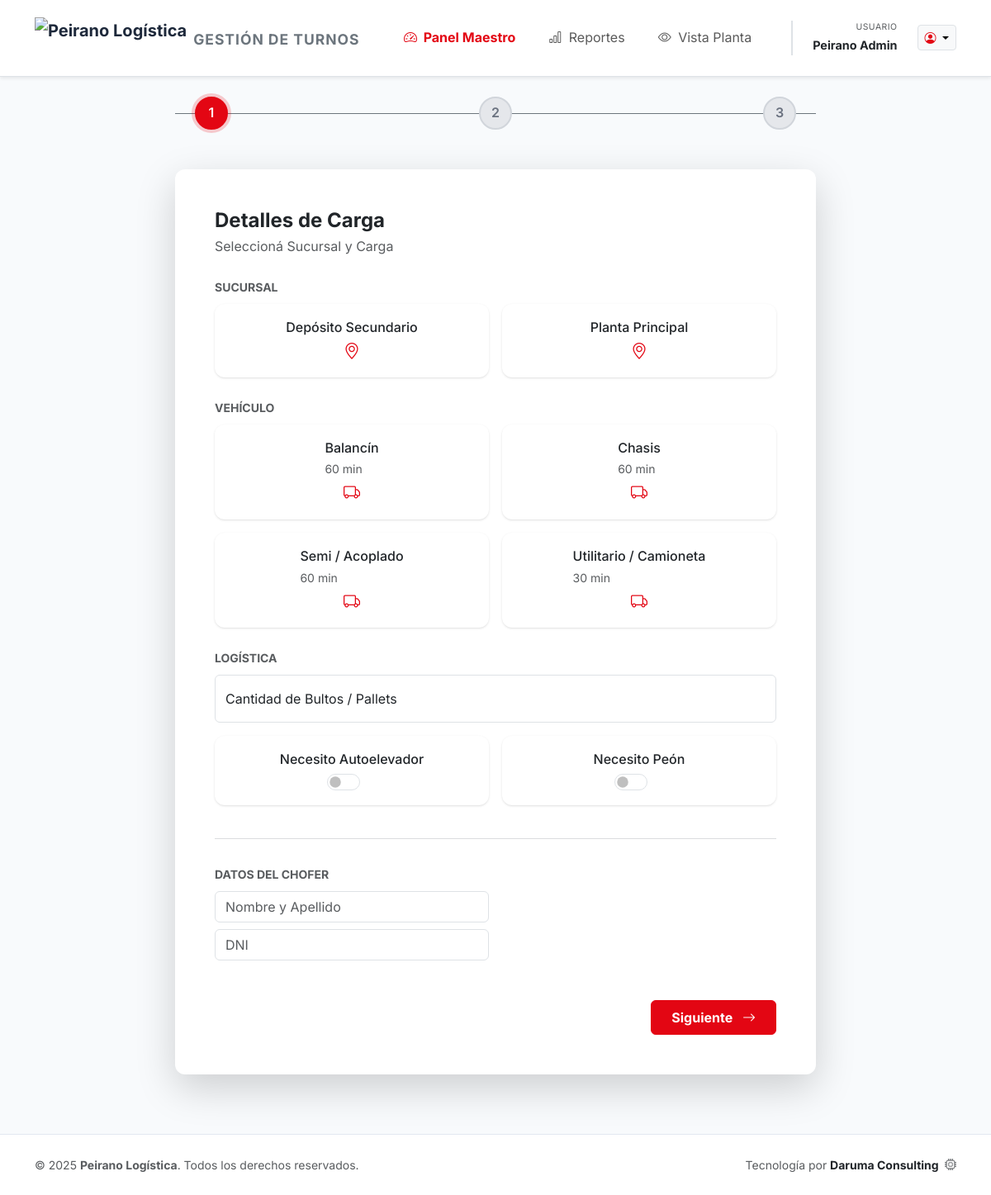
Screenshot of /reservar.php (signed in) with the database file from the repository.
### tables this page shows
CREATE TABLE IF NOT EXISTS `branches` (
  `id` int(11) NOT NULL AUTO_INCREMENT,
  `name` varchar(100) NOT NULL,
  `address` varchar(255) DEFAULT NULL,
  `capacity_per_slot` int(11) DEFAULT 2,
  `active` tinyint(1) DEFAULT 1,
  PRIMARY KEY (`id`)
);

CREATE TABLE IF NOT EXISTS `vehicle_types` (
  `id` int(11) NOT NULL AUTO_INCREMENT,
  `name` varchar(50) NOT NULL,
  `block_minutes` int(11) NOT NULL DEFAULT 60,
  `real_minutes` int(11) NOT NULL DEFAULT 55,
  `active` tinyint(1) DEFAULT 1,
  PRIMARY KEY (`id`)
);

### config/branding.php (called while the page is built, shortened)
<?php
function brand(string $key): string
{
    return (string) ($GLOBALS['BRAND'][$key] ?? '');
}

### src/Auth.php (called while the page is built, shortened)
<?php
class Auth {
    public static function user() {
        return $_SESSION['user'] ?? null;
    }
}
?>

### reservar.php (the view, shortened to what this page needs)
<?php
require_once __DIR__ . '/config/branding.php';
require_once __DIR__ . '/src/Auth.php';
$pdo = Database::connect();
$success = '';
$defaults = [
    'vehicle' => '',
    'quantity' => '',
    'forklift' => 0,
    'helper' => 0,
    'driver_name' => '',
    'driver_dni' => '',
    'helper_name' => '',
    'helper_dni' => ''
];
$branches = [];
$vehicleTypes = [];
try {
    $branches = $pdo->query("SELECT * FROM branches ORDER BY name")->fetchAll();
    try {
        $vehicleTypes = $pdo->query("SELECT * FROM vehicle_types WHERE active = 1 ORDER BY name")->fetchAll();
    } catch (PDOException $e) {
    }
} catch (PDOException $e) {
    $error = "Error crítico: La base de datos no está actualizada (Falta tabla 'branches'). Por favor contacte al administrador.";
}
require_once __DIR__ . '/templates/layouts/header.php';
require_once __DIR__ . '/templates/layouts/nav.php';
?>
<div class="container py-4 wizard-container">
    <div class="position-relative mb-5 px-4">
        <div class="d-flex justify-content-between position-relative z-1">
            <div class="step-dot active" id="dot-1">1</div>
            <div class="step-dot" id="dot-2">2</div>
            <div class="step-dot" id="dot-3">3</div>
        </div>
    </div>
    <div class="card shadow-lg p-4 p-md-5">
        <?php if ($success): ?>
            <div class="text-center py-5 fade-in">
                <i class="bi bi-check-circle-fill text-success display-1"></i>
                <h2 class="mt-3 fw-bold">¡Turno Confirmado!</h2>
                <p class="text-muted lead"><?php echo htmlspecialchars($success); ?></p>
                <a href="reservar.php" class="btn btn-primary btn-lg mt-4 px-5 rounded-pill">
                    Ver Mis Turnos
                </a>
            </div>
        <?php else: ?>
            <form method="POST" id="bookingForm" onsubmit="showLoader()">
                <div class="step-content active" id="step-1">
                    <h4 class="fw-bold mb-1">Detalles de Carga</h4>
                    <p class="text-muted mb-4">Seleccioná Sucursal y Carga</p>
                    <label class="form-label fw-bold text-uppercase small text-muted mb-2">Sucursal</label>
                    <div class="row g-3 mb-4">
                        <?php foreach ($branches as $branch): ?>
                            <div class="col-md-6">
                                <label class="card p-3 d-flex justify-content-between align-items-center cursor-pointer h-100"
                                       for="br_<?php echo $branch['id']; ?>">
                                    <span class="fw-medium"><?php echo htmlspecialchars($branch['name']); ?></span>
                                    <i class="bi bi-geo-alt text-primary fs-5"></i>
                                </label>
                            </div>
                        <?php endforeach; ?>
                    </div>
                    <label class="form-label fw-bold text-uppercase small text-muted mb-2">Vehículo</label>
                    <div class="row g-3 mb-4">
                        <?php
                        foreach ($vehicleTypes as $vt):
                            $val = $vt['name'];
                            $label = $vt['name'];
                            $duration = $vt['block_minutes'];
                        ?>
                            <div class="col-md-6">
                                <label class="card p-3 d-flex justify-content-between align-items-center cursor-pointer h-100"
                                       for="v_<?php echo htmlspecialchars($val); ?>">
                                    <div>
                                        <span class="fw-medium d-block"><?php echo htmlspecialchars($label); ?></span>
                                        <small class="text-muted"><?php echo $duration; ?> min</small>
                                    </div>
                                    <i class="bi bi-truck text-primary fs-5"></i>
                                </label>
                            </div>
                        <?php endforeach; ?>
                    </div>
                    <label class="form-label fw-bold text-uppercase small text-muted mb-2">Logística</label>
                    <div class="row g-3 mb-4">
                        <div class="col-12">
                            <div class="form-floating">
                                <input type="number" class="form-control" id="qty" name="quantity"
                                       required min="1" value="<?php echo $defaults['quantity']; ?>" placeholder="Cantidad">
                                <label for="qty">Cantidad de Bultos / Pallets</label>
                            </div>
                        </div>
                        <div class="col-md-6">
                            <label class="card p-3 d-flex justify-content-between align-items-center cursor-pointer h-100" for="forklift">
                                <span class="fw-medium">Necesito Autoelevador</span>
                                <div class="form-check form-switch">
                                    <input class="form-check-input fs-5" type="checkbox" name="needs_forklift"
                                           id="forklift" <?php echo $defaults['forklift'] ? 'checked' : ''; ?>>
                                </div>
                            </label>
                        </div>
                        <div class="col-md-6">
                            <label class="card p-3 d-flex justify-content-between align-items-center cursor-pointer h-100" for="helper">
                                <span class="fw-medium">Necesito Peón</span>
                                <div class="form-check form-switch">
                                    <input class="form-check-input fs-5" type="checkbox" name="needs_helper"
                                           id="helper" <?php echo $defaults['helper'] ? 'checked' : ''; ?>
                                           onchange="toggleHelperFields()">
                                </div>
                            </label>
                        </div>
                    </div>
                    <div class="row g-3 mb-4">
                        <div class="col-12"><hr class="border-secondary"></div>
                        <div class="col-md-6">
                            <div class="d-flex justify-content-between align-items-center mb-2">
                                <label class="form-label fw-bold text-uppercase small text-muted mb-0">Datos del Chofer</label>
                            </div>
                            <input type="text" class="form-control mb-2" name="driver_name"
                                   placeholder="Nombre y Apellido" required>
                            <input type="text" class="form-control" name="driver_dni"
                                   placeholder="DNI" required>
                        </div>
                    </div>
                    <div class="d-flex justify-content-end mt-5">
                        <button type="button" class="btn btn-primary px-4 py-2 fw-bold" onclick="nextStep(2)">
                            Siguiente <i class="bi bi-arrow-right ms-2"></i>
                        </button>
                    </div>
                </div>
            </form>
        <?php endif; ?>
    </div>
</div>
<?php require_once __DIR__ . '/templates/layouts/footer.php'; ?>

### templates/layouts/header.php (shortened to what this page needs)
<?php
require_once __DIR__ . '/../../config/branding.php';
?>
<!DOCTYPE html>
<html lang="es">
<head>
    <link href="https://cdn.jsdelivr.net/npm/bootstrap@5.3.0/dist/css/bootstrap.min.css" rel="stylesheet">
    <link rel="stylesheet" href="https://cdn.jsdelivr.net/npm/bootstrap-icons@1.10.0/font/bootstrap-icons.css">
    <link rel="stylesheet" href="assets/css/style.php">
</head>
<body class="d-flex flex-column min-vh-100">

### templates/layouts/nav.php (shortened to what this page needs)
<?php
require_once __DIR__ . '/../../config/branding.php';
require_once __DIR__ . '/../../src/Auth.php';
$user = Auth::user();
?>
<nav class="navbar navbar-expand-lg navbar-light bg-white border-bottom py-3 shadow-sm sticky-top">
    <div class="container">
        <a class="navbar-brand d-flex align-items-center" href="index.php">
            <img src="<?php echo brand('logo_url'); ?>"
                 alt="<?php echo brand('name'); ?>"
                 height="<?php echo brand('logo_height'); ?>"
                 class="d-inline-block align-text-top me-2"
                 onerror="this.onerror=null; this.src='<?php echo brand('logo_fallback'); ?>';">
            <span class="text-secondary small fw-bold d-none d-sm-inline text-uppercase"
                  style="letter-spacing: 1px; margin-top: 4px;">
                <?php echo brand('tagline'); ?>
            </span>
        </a>
        <?php if ($user): ?>
            <div class="collapse navbar-collapse" id="mainNav">
                <ul class="navbar-nav ms-auto align-items-center gap-2 mt-3 mt-lg-0">
                    <?php if ($user['role'] === 'admin'): ?>
                        <li class="nav-item">
                            <a class="nav-link fw-bold text-primary px-3" href="admin.php">
                                <i class="bi bi-speedometer2 me-1"></i> Panel Maestro
                            </a>
                        </li>
                        <li class="nav-item">
                            <a class="nav-link px-3" href="reports.php">
                                <i class="bi bi-bar-chart me-1"></i> Reportes
                            </a>
                        </li>
                        <li class="nav-item">
                            <a class="nav-link px-3" href="admin.php?view=operator">
                                <i class="bi bi-eye me-1"></i> Vista Planta
                            </a>
                        </li>
                    <?php endif; ?>
                    <li class="nav-item ms-lg-4 ps-lg-4 border-start border-2">
                        <div class="d-flex align-items-center justify-content-between w-100">
                            <div class="text-end me-3 line-height-1 d-none d-lg-block">
                                <small class="text-muted d-block text-uppercase"
                                       style="font-size: 0.65rem; letter-spacing: 0.5px;">
                                    Usuario
                                </small>
                                <span class="fw-bold text-dark" style="font-size: 0.9rem;">
                                    <?php echo htmlspecialchars(substr($user['name'], 0, 20)); ?>
                                </span>
                            </div>
                            <a class="btn btn-light border btn-sm ms-2 dropdown-toggle" href="#" role="button" id="navbarDropdown" data-bs-toggle="dropdown" aria-expanded="false">
                                <i class="bi bi-person-circle text-primary"></i>
                            </a>
                        </div>
                    </li>
                </ul>
            </div>
        <?php endif; ?>
    </div>
</nav>

### templates/layouts/footer.php (shortened to what this page needs)
<?php
require_once __DIR__ . '/../../config/branding.php';
?>
    <footer class="py-4 mt-5">
        <div class="container text-center">
            <div class="row align-items-center">
                <div class="col-md-6 text-md-start mb-2 mb-md-0">
                    <span class="text-muted small">
                        &copy; <?php echo date('Y'); ?>
                        <strong><?php echo brand('name'); ?></strong>.
                        Todos los derechos reservados.
                    </span>
                </div>
                <div class="col-md-6 text-md-end">
                    <span class="text-muted small">
                        Tecnología por
                        <a href="<?php echo brand('powered_url'); ?>"
                           class="text-dark text-decoration-none fw-bold"
                           target="_blank"
                           rel="noopener noreferrer">
                            <?php echo brand('powered_by'); ?>
                        </a>
                        <i class="bi bi-cpu ms-1"></i>
                    </span>
                </div>
            </div>
        </div>
    </footer>
</body>
</html>

### rows the page displays
branches: name "Depósito Secundario"
branches: name "Planta Principal"
vehicle_types: name "Balancín", block_minutes "60"
vehicle_types: name "Chasis", block_minutes "60"
vehicle_types: name "Semi / Acoplado", block_minutes "60"
vehicle_types: name "Utilitario / Camioneta", block_minutes "30"

### other values shown
brand('tagline') "GESTIÓN DE TURNOS"
substr($user['name'], 0, 20) "Peirano Admin"
brand('name') "Peirano Logística"
brand('powered_by') "Daruma Consulting"
